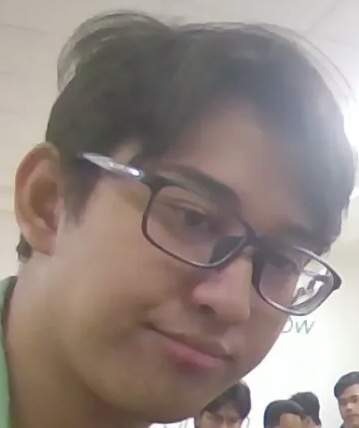
%> input picture UTS/test.png, 359 x 428 px
$ octave UTS.m   (GNU Octave 9; MATLAB toolbox functions it lacks are replaced by stand-ins)
%> lines starting %> are read from the running program, lines starting %| are printed output that depends on the picture; in (x1, y1, x2, y2) boxes, pixels count from 0 and x2, y2 are one past the last pixel; in counts of white or black regions, pixels touching at a corner belong together; the program's own positions count from 1
clc; clear; close all;

%% STEP 1: Load Gambar Asli
filename = 'test.png';
if ~exist(filename, 'file')
    error('File "test.png" tidak ditemukan.');
end
img = imread(filename);
%> img is the input picture: size 428x359x3 uint8; mean R, G, B 146.7, 134.1, 128.6
img = im2double(img);
%> img: size 428x359x3 double
img = imresize(img, [256 256]);
%> img: size 256x256x3 double
original = img;
original_gray = rgb2gray(original);
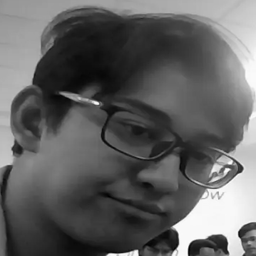
%> original_gray: size 256x256 double; min 0.243, max 1.01, mean 0.538; drawn with min black and max white
original_file_size = numel(im2uint8(original));
%> original_file_size = 196608

%% STEP 2: JPEG
jpeg_out = 'compressed_jpeg.jpg';
imwrite(im2uint8(original), jpeg_out, 'jpg', 'Quality', 75);
img_jpeg = im2double(imread(jpeg_out));
img_jpeg = imresize(img_jpeg, [256 256]);
gray_jpeg = rgb2gray(img_jpeg);
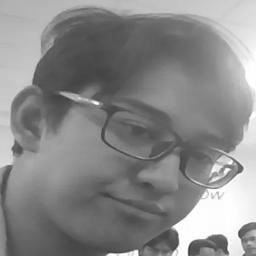
%> gray_jpeg: size 256x256 double; min 0.225, max 1, mean 0.538
psnr_jpeg = psnr(gray_jpeg, original_gray);
%> psnr_jpeg = 42.6
mse_jpeg  = immse(gray_jpeg, original_gray);
%> mse_jpeg = 5.49e-05
ssim_jpeg = ssim(gray_jpeg, original_gray);
%> ssim_jpeg = 0.985
size_jpeg = dir(jpeg_out).bytes;
cr_jpeg   = original_file_size / size_jpeg;
%> cr_jpeg = 28.2

%% STEP 3: JPEG 2000 (lossy)
jp2_out = 'compressed_jp2.jp2';
imwrite(im2uint8(original), jp2_out, 'jp2', 'Mode', 'lossy', 'CompressionRatio', 20);
img_jp2 = im2double(imread(jp2_out));
img_jp2 = imresize(img_jp2, [256 256]);
gray_jp2 = rgb2gray(img_jp2);
psnr_jp2 = psnr(gray_jp2, original_gray);
%> psnr_jp2 = 62.1
mse_jp2  = immse(gray_jp2, original_gray);
%> mse_jp2 = 6.17e-07
ssim_jp2 = ssim(gray_jp2, original_gray);
%> ssim_jp2 = 1
size_jp2 = dir(jp2_out).bytes;
cr_jp2   = original_file_size / size_jp2;
%> cr_jp2 = 3.11

%% STEP 4: JPEG XL (Simulasi)
jxl_out = 'compressed_jxl.png';

% Trik simulasi lossy: resize kecil lalu besar lagi
resized_small = imresize(original, 0.5);  % perkecil → hilang detail
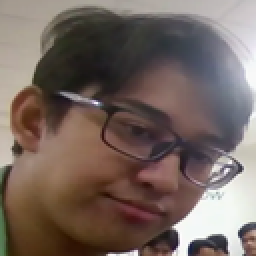
%> resized_small: size 128x128x3 double (shown 2 times larger); mean R, G, B 0.575, 0.526, 0.504; drawn with min black and max white
img_jxl = imresize(resized_small, [256 256]);  % perbesar kembali

imwrite(im2uint8(img_jxl), jxl_out, 'png');  % simpan hasil simulasi

gray_jxl = rgb2gray(img_jxl);
psnr_jxl = psnr(gray_jxl, original_gray);
%> psnr_jxl = 37.3
mse_jxl  = immse(gray_jxl, original_gray);
%> mse_jxl = 0.000186
ssim_jxl = ssim(gray_jxl, original_gray);
%> ssim_jxl = 0.982
size_jxl = dir(jxl_out).bytes;
cr_jxl   = original_file_size / size_jxl;
%> cr_jxl = 2.66

%% STEP 5: WHT RGB
fwht2 = @(x) fwht(fwht(x')') / sqrt(size(x,1));
ifwht2 = @(x) ifwht(ifwht(x')') * sqrt(size(x,1));
trunc = 256;
img_wht_rgb = zeros(size(original));
for c = 1:3
    ch = original(:,:,c);
    T = fwht2(ch);
    flat = abs(T(:));
    [~, idx] = sort(flat, 'descend');
    mask = zeros(size(T));
    mask(idx(1:trunc)) = 1;
    ch_rec = mat2gray(ifwht2(T .* mask));
    img_wht_rgb(:,:,c) = ch_rec;
end
%> this loop made 3 passes
%> pass 1, `ch_rec = mat2gray(ifwht2(T .* mask));`:
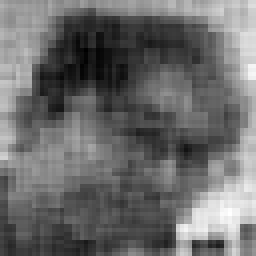
%> ch_rec: size 256x256 double; min 0, max 1, mean 0.422
%> after the loop:
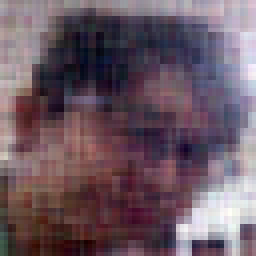
%> img_wht_rgb: size 256x256x3 double; mean R, G, B 0.422, 0.347, 0.39
%> after the loop:
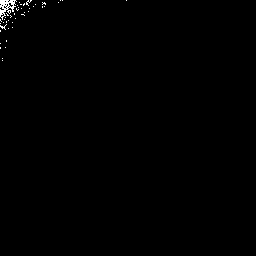
%> mask: size 256x256 double; values 0 (black) and 1 (white), 0.39% white in thin lines or dots, all inside (x1, y1, x2, y2) = (0, 0, 127, 61)
wht_out = 'compressed_wht.png';
imwrite(img_wht_rgb, wht_out);
gray_wht = rgb2gray(img_wht_rgb);
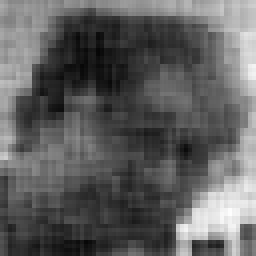
%> gray_wht: size 256x256 double; min 0.0245, max 0.996, mean 0.374
psnr_wht = psnr(gray_wht, original_gray);
%> psnr_wht = 14.94
mse_wht  = immse(gray_wht, original_gray);
%> mse_wht = 0.032
ssim_wht = ssim(gray_wht, original_gray);
%> ssim_wht = 0.542
size_wht = dir(wht_out).bytes;
cr_wht   = original_file_size / size_wht;
%> cr_wht = 10.08

%% STEP 6: Tampilkan FIGURE
figure('Name','Perbandingan Kompresi Gambar test.png');

subplot(2,3,1);
imshow(original);
title({'Original', ...
       'PSNR = ∞ | MSE = 0 | SSIM = 1', ...
       sprintf('Size = %.1f KB', original_file_size/1024)});

subplot(2,3,2);
imshow(img_jpeg);
title({'JPEG', ...
       sprintf('PSNR = %.2f dB | MSE = %.4f | SSIM = %.4f', psnr_jpeg, mse_jpeg, ssim_jpeg), ...
       sprintf('Size = %.1f KB | CR = %.2f×', size_jpeg/1024, cr_jpeg)});

subplot(2,3,3);
imshow(img_jp2);
title({'JPEG 2000 (lossy)', ...
       sprintf('PSNR = %.2f dB | MSE = %.4f | SSIM = %.4f', psnr_jp2, mse_jp2, ssim_jp2), ...
       sprintf('Size = %.1f KB | CR = %.2f×', size_jp2/1024, cr_jp2)});

subplot(2,3,4);
imshow(img_jxl);
title({'JPEG XL (simulasi)', ...
       sprintf('PSNR = %.2f dB | MSE = %.4f | SSIM = %.4f', psnr_jxl, mse_jxl, ssim_jxl), ...
       sprintf('Size = %.1f KB | CR = %.2f×', size_jxl/1024, cr_jxl)});

subplot(2,3,5);
imshow(img_wht_rgb);
title({'WHT RGB', ...
       sprintf('PSNR = %.2f dB | MSE = %.4f | SSIM = %.4f', psnr_wht, mse_wht, ssim_wht), ...
       sprintf('Size = %.1f KB | CR = %.2f×', size_wht/1024, cr_wht)});
